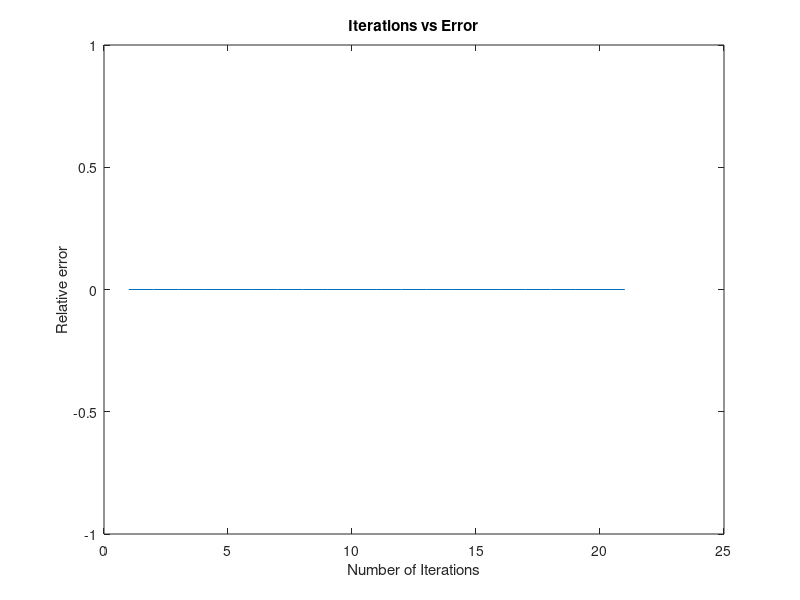

The MATLAB source for this figure:
clear
clc
A = [ 0.8 ,-0.4, 0;
     -0.4 ,0.8 ,-0.4;
      0, -0.4, 0.8 ];
iterations = 0;
operations = 0;  
B = [41; 25; 105];

n = length(A);
ERR = 1;
Xg = zeros(n,1);
Xf = zeros(n,1);

tol = 10^(-6);

while 1>0 
    for i = 1:n
        sum = 0;
        for j1 = 1:i-1
            sum = sum + A(i, j1)*Xf(j1);
            operations = operations + 2;
        end
        for j2 = i+1:n
            sum = sum + A(i, j2)*Xg(j2);
            operations = operations + 4;
        end
        
        Xf(i) = (B(i) - sum)/A(i,i);
        operations = operations + 2;
    end
    
    isConverging = 1; % like boolean value for checking convergence
    
    % checking convergence for every element
    for k = 1:n
        if abs((Xf(k) - Xg(k))/Xf(k)) > tol
            isConverging = 0;
        end
    end
    
    if(isConverging == 1)
        break;
    end
    
    Xg = Xf;
    iterations = iterations + 1;
    ERR(iterations) = max(abs((Xf - Xg)./Xf));
end
plot(1:iterations, ERR);
title('Iterations vs Error');
xlabel('Number of Iterations');
ylabel('Relative error');
operations
iterations
Xf